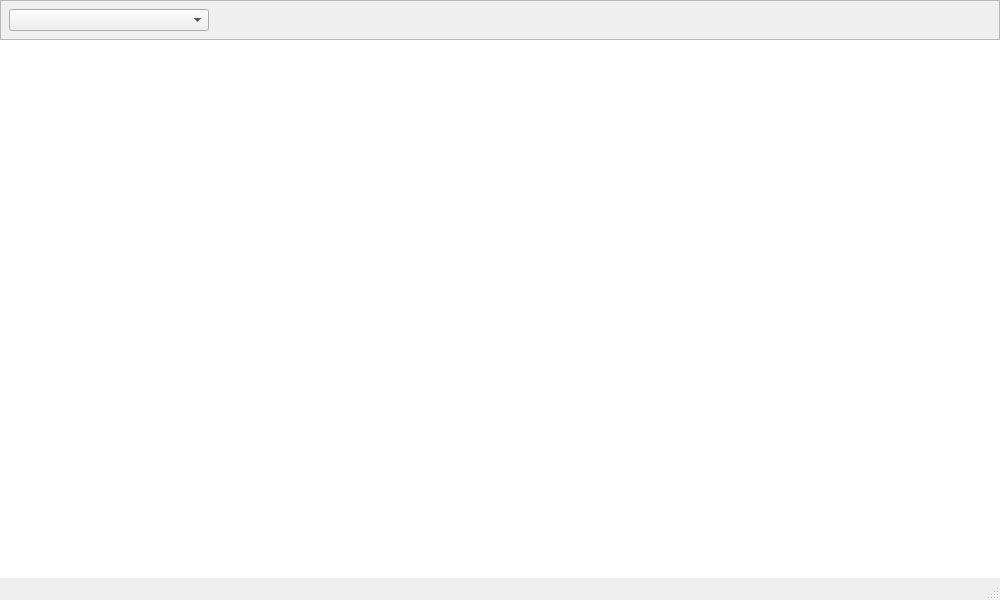
<?xml version="1.0" encoding="UTF-8"?>
<ui version="4.0">
 <class>MainWindow</class>
 <widget class="QMainWindow" name="MainWindow">
  <property name="geometry">
   <rect>
    <x>0</x>
    <y>0</y>
    <width>1000</width>
    <height>600</height>
   </rect>
  </property>
  <property name="minimumSize">
   <size>
    <width>0</width>
    <height>0</height>
   </size>
  </property>
  <property name="windowTitle">
   <string>Database Viewer</string>
  </property>
  <property name="windowIcon">
   <iconset>
    <normaloff>icons/icons8-database-48.png</normaloff>icons/icons8-database-48.png</iconset>
  </property>
  <widget class="QWidget" name="centralwidget">
   <layout class="QVBoxLayout" name="verticalLayout">
    <property name="spacing">
     <number>0</number>
    </property>
    <property name="leftMargin">
     <number>0</number>
    </property>
    <property name="topMargin">
     <number>0</number>
    </property>
    <property name="rightMargin">
     <number>0</number>
    </property>
    <property name="bottomMargin">
     <number>0</number>
    </property>
    <item>
     <widget class="QFrame" name="frame">
      <property name="minimumSize">
       <size>
        <width>0</width>
        <height>0</height>
       </size>
      </property>
      <property name="frameShape">
       <enum>QFrame::StyledPanel</enum>
      </property>
      <property name="frameShadow">
       <enum>QFrame::Raised</enum>
      </property>
      <layout class="QHBoxLayout" name="horizontalLayout">
       <property name="spacing">
        <number>8</number>
       </property>
       <property name="leftMargin">
        <number>8</number>
       </property>
       <property name="topMargin">
        <number>8</number>
       </property>
       <property name="rightMargin">
        <number>8</number>
       </property>
       <property name="bottomMargin">
        <number>8</number>
       </property>
       <item>
        <widget class="QComboBox" name="comboBox">
         <property name="minimumSize">
          <size>
           <width>200</width>
           <height>0</height>
          </size>
         </property>
        </widget>
       </item>
       <item>
        <spacer name="horizontalSpacer">
         <property name="orientation">
          <enum>Qt::Horizontal</enum>
         </property>
         <property name="sizeHint" stdset="0">
          <size>
           <width>40</width>
           <height>20</height>
          </size>
         </property>
        </spacer>
       </item>
      </layout>
     </widget>
    </item>
    <item>
     <widget class="QTableView" name="tableView">
      <property name="frameShape">
       <enum>QFrame::NoFrame</enum>
      </property>
      <property name="editTriggers">
       <set>QAbstractItemView::NoEditTriggers</set>
      </property>
      <property name="alternatingRowColors">
       <bool>true</bool>
      </property>
      <property name="sortingEnabled">
       <bool>true</bool>
      </property>
      <attribute name="horizontalHeaderCascadingSectionResizes">
       <bool>true</bool>
      </attribute>
     </widget>
    </item>
   </layout>
  </widget>
  <widget class="QStatusBar" name="statusbar"/>
 </widget>
 <resources/>
 <connections/>
</ui>
